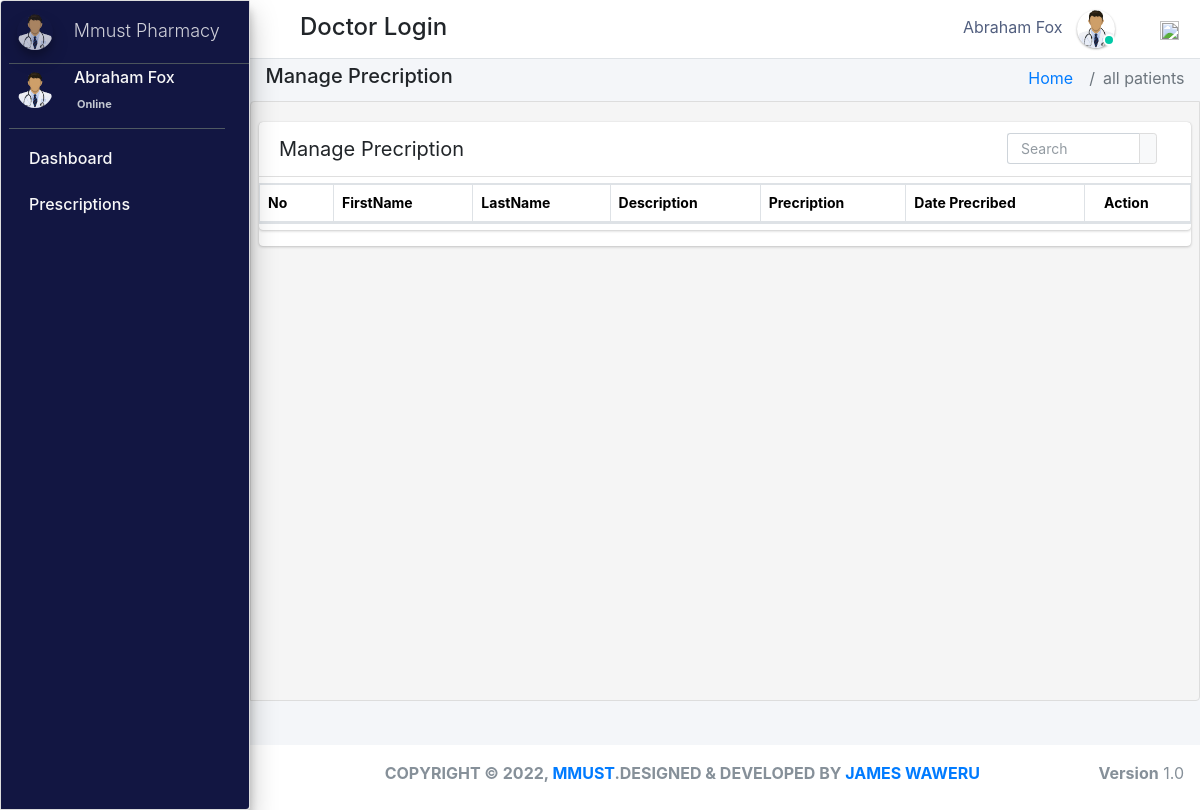
Before: /manage_prescription_doctor/ (signed in) with the older database file.
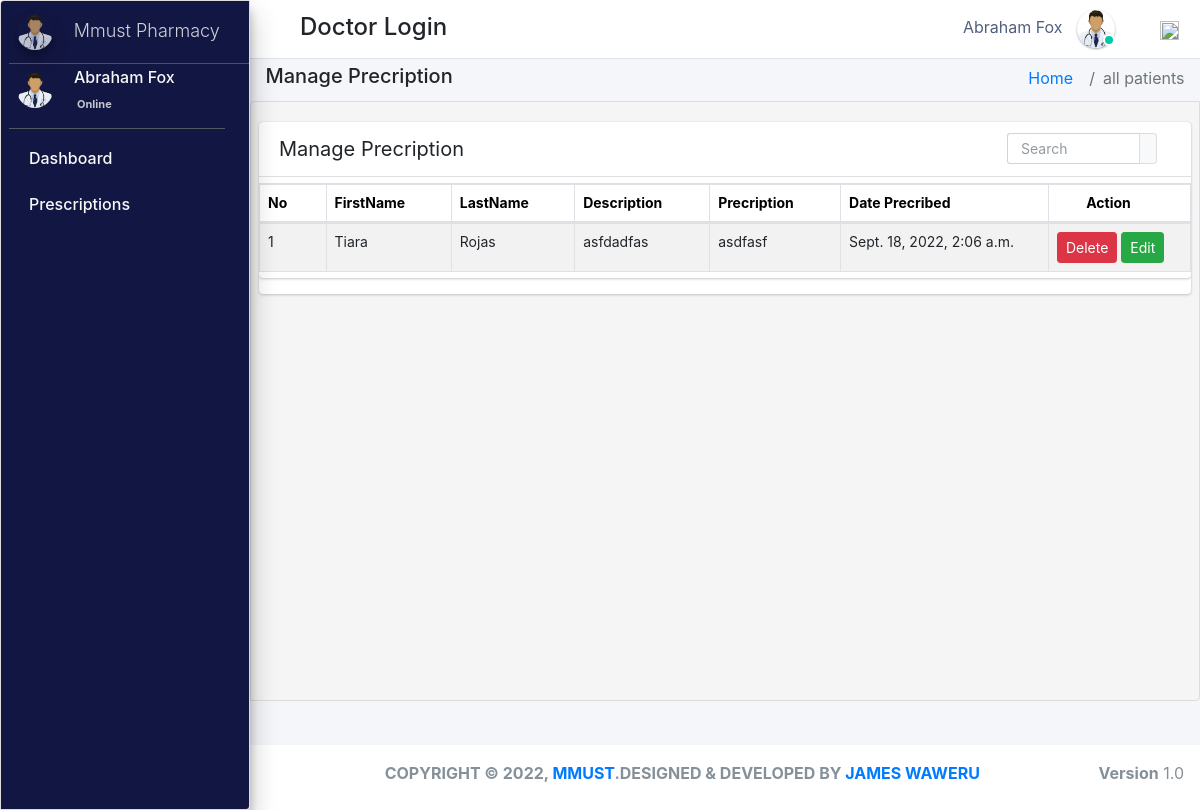
After: the same page with the newer database file.
### pharmacy/models.py (models this page shows, shortened)
class Prescription(models.Model):
    patient_id = models.ForeignKey(Patients,null=True, on_delete=models.SET_NULL)
    description=models.TextField(null=True)
    prescribe=models.CharField(max_length=100,null=True)
    date_precribed=models.DateTimeField(auto_now_add=True, auto_now=False)

class Patients(models.Model):
    gender_category=(
        ('Male','Male'),
        ('Female','Female'),
    )
    admin = models.OneToOneField(CustomUser,null=True, on_delete = models.CASCADE)
    reg_no=models.CharField(max_length=30,null=True,blank=True,unique=True)
    gender=models.CharField(max_length=7,null=True,blank=True,choices=gender_category)
    first_name=models.CharField(max_length=20,null=True,blank=True)
    last_name=models.CharField(max_length=20,null=True,blank=True)
    dob=models.DateTimeField(auto_now_add= False, auto_now=False,null=True,blank=True)
    phone_number=models.CharField(max_length=10,null=True,blank=True)
    profile_pic=models.ImageField(default="patient.jpg",null=True,blank=True)
    age= models.IntegerField(default='0', blank=True, null=True)
    address=models.CharField(max_length=300,null=True,blank=True)
    date_admitted=models.DateTimeField(auto_now_add=True, auto_now=False)
    last_updated = models.DateTimeField(auto_now_add=False, auto_now=True)

### pharmacy/DoctorViews.py (the view)
# urls.py: path('manage_prescription_doctor/',DoctorViews.managePrescription,name='manage_precrip_doctor'),
def managePrescription(request):
    precrip=Prescription.objects.all()
    patient = Patients.objects.all()
    context={
        "prescrips":precrip,
        "patient":patient
    }
    return render(request,'doctor_templates/manage_prescription.html' ,context)

### pharmacy/templates/doctor_templates/manage_prescription.html (shortened to what this page needs)
{% extends 'doctor_templates/base_template.html'%} {% block page_title %}
<h5>Manage Precription</h5>
{% endblock page_title %} {% block link %}
<li class="breadcrumb-item active">all patients </li>
{% endblock link %} {% block main_content %}
<section class="content">
    <div class="row">
        <div class="col-md-12">
            <div class="card card-primry  sc">
                <div class="card card-primar sc">
                    <div class="card-header">
                        <span>Manage Precription</span>
                        <div class="card-tools d-flex">
                            <form role="form" method="POST" action="" enctype="multipart/form-data" class="mr-4 mt-1">
                                <div class="input-group input-group-sm" style="width: 150px;">
                                    <input type="text" name="search" class="form-control float-right" placeholder="Search">
                                    <div class="input-group-append">
                                        <button type="submit" class="btn btn-default"></button>
                                    </div>
                                </div>
                            </form>
                        </div>
                    </div>
                    <table class="table table-bordered table-hover dataTable">
                        <thead>
                            <tr>
                                <th>No</th>
                                <th>FirstName</th>
                                <th>LastName</th>
                                <th>Description</th>
                                <th>Precription</th>
                                <th>Date Precribed</th>
                                <th class="text-center">Action</th>
                            </tr>
                        </thead>
                        <tbody>
                            {% for prescrip in prescrips %}
                            <tr class="hov">
                                <td>{{forloop.counter}}</td>
                                <td>{{prescrip.patient_id.first_name}}</td>
                                <td>{{prescrip.patient_id.last_name}}</td>
                                <td>{{prescrip.description}}</td>
                                <td>{{prescrip.prescribe}}</td>
                                <td>{{prescrip.date_precribed}}</td>
                                <td><a href="{% url 'doctor_prescrip_delete' prescrip.id %}" class="btn btn-sm btn-danger">Delete</a>
                                    <a href="{% url 'doctor_prescrip_edit' prescrip.id  %}" class="btn btn-sm btn-success">Edit</a></td>
                            </tr>
                            {% endfor %}
                        </tbody>
                    </table>
                </div>
            </div>
        </div>
</section>
{% endblock %}

Changed rows visible on the page:
added Prescription: patient_id.first_name "Tiara", patient_id.last_name "Rojas", description "asfdadfas", prescribe "asdfasf", date_precribed "Sept. 18, 2022, 2:06 a.m."
